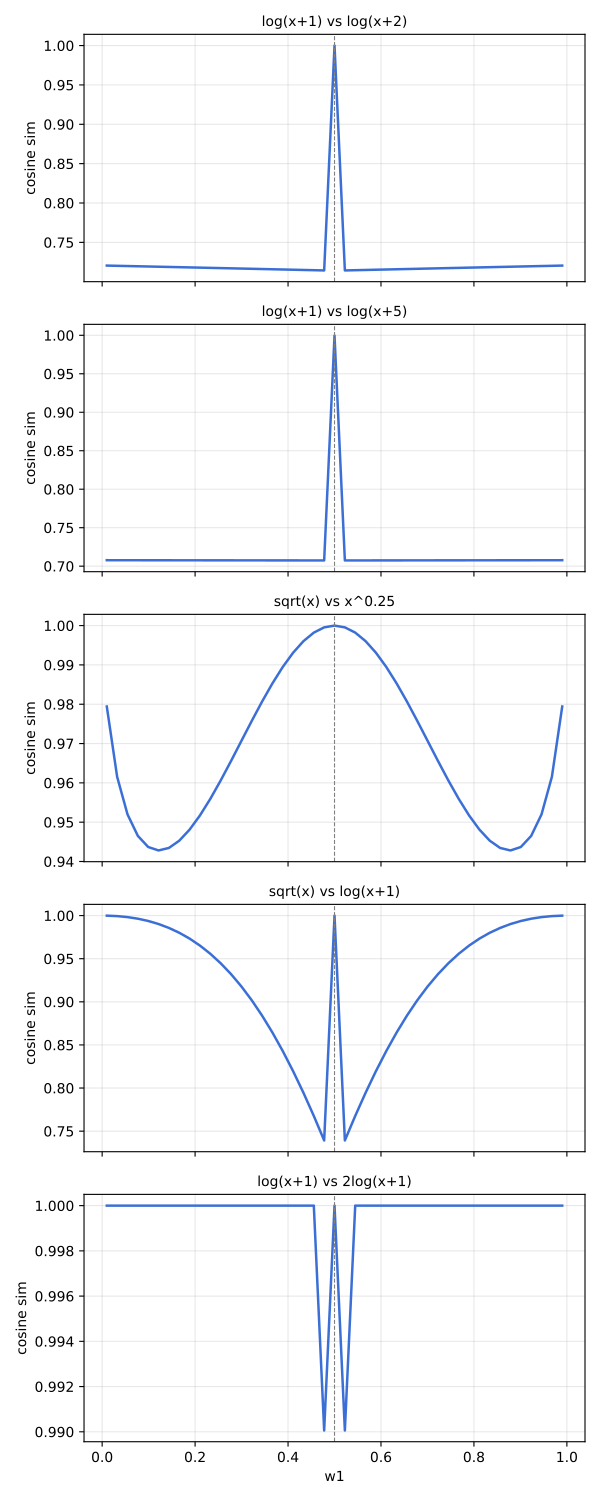

This figure's Python source:
import numpy as np
from scipy.optimize import minimize
import matplotlib
matplotlib.use("Agg")
import matplotlib.pyplot as plt

def sig(z): return 1/(1+np.exp(-z))

def make_Us(f1, f2, cost):
    def U1(vars_, opp, w):
        a,b = vars_; c,d = opp
        return -(w[0]*sig(f1(a)-f2(c)) + w[1]*sig(f1(b)-f2(d)) - cost(a+b))
    def U2(vars_, opp, w):
        c,d = vars_; a,b = opp
        return -(w[0]*sig(f2(c)-f1(a)) + w[1]*sig(f2(d)-f1(b)) - cost(c+d))
    return U1, U2

def br(fun, x0, opp, w, bnd):
    return minimize(fun, x0, args=(opp,w), bounds=[bnd,bnd], method='L-BFGS-B').x

def find_eq(U1, U2, w, bnd, iters=250, ninit=4, seed=0):
    best = None; bestval = -1e18
    rng = np.random.default_rng(seed)
    hi = bnd[1] if np.isfinite(bnd[1]) else 3.0
    for _ in range(ninit):
        a,b = rng.uniform(0, hi*0.5, 2)
        c,d = rng.uniform(0, hi*0.5, 2)
        for _ in range(iters):
            a,b = br(U1, [a,b], (c,d), w, bnd)
            c,d = br(U2, [c,d], (a,b), w, bnd)
        val = -U1([a,b],(c,d),w) - U2([c,d],(a,b),w)
        if val > bestval:
            bestval = val; best = (a,b,c,d)
    return best

def cos_curve(f1, f2, cost=lambda s: s**2, bnd=(0,10), npts=45, seed=0):
    U1, U2 = make_Us(f1, f2, cost)
    w1s = np.linspace(0.01, 0.99, npts)
    coss = []
    for w1 in w1s:
        w2 = 1-w1
        a,b,c,d = find_eq(U1, U2, [w1,w2], bnd, seed=seed)
        F1 = np.array([f1(a), f1(b)])
        F2 = np.array([f2(c), f2(d)])
        n1, n2 = np.linalg.norm(F1), np.linalg.norm(F2)
        cos = float(np.dot(F1,F2)/(n1*n2)) if n1>1e-9 and n2>1e-9 else np.nan
        coss.append(cos)
    return w1s, np.array(coss)

cases = [
    ("log(x+1) vs log(x+2)",  lambda x: np.log(max(x,0)+1), lambda x: np.log(max(x,0)+2)),
    ("log(x+1) vs log(x+5)",  lambda x: np.log(max(x,0)+1), lambda x: np.log(max(x,0)+5)),
    ("sqrt(x) vs x^0.25",     lambda x: np.sqrt(max(x,0)),   lambda x: max(x,0)**0.25),
    ("sqrt(x) vs log(x+1)",   lambda x: np.sqrt(max(x,0)),   lambda x: np.log(max(x,0)+1)),
    ("log(x+1) vs 2log(x+1)", lambda x: np.log(max(x,0)+1), lambda x: 2*np.log(max(x,0)+1)),
]

fig, axes = plt.subplots(len(cases), 1, figsize=(6, 3*len(cases)), sharex=True)
for ax, (name, f1, f2) in zip(axes, cases):
    w1s, coss = cos_curve(f1, f2)
    ax.plot(w1s, coss, color="#3b6fd6", lw=1.8)
    ax.axvline(0.5, color="gray", lw=0.8, ls="--")
    ax.set_title(name, fontsize=10)
    ax.set_ylabel("cosine sim")
    ax.grid(alpha=0.3)
    print(name, "min", np.nanmin(coss), "max", np.nanmax(coss), "at w1=0.5-ish:",
          coss[np.argmin(np.abs(w1s-0.5))])

axes[-1].set_xlabel("w1")
fig.tight_layout()
fig.savefig("verify_parallel.pdf")
print("saved verify_parallel.pdf")
